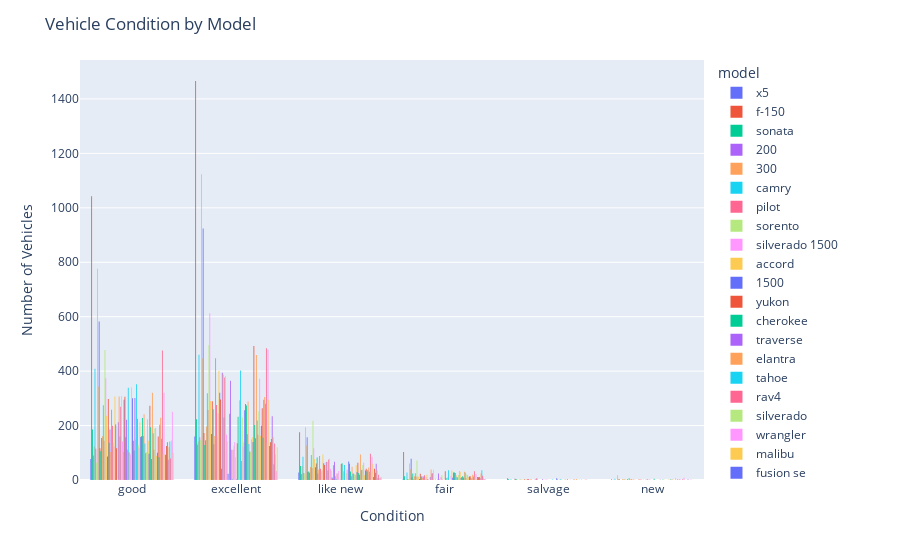

Notebook source saved alongside this figure:
### Markdown cell above
##### A histogram of vehicle conditions based on the vehicle's model

### Code cell
# Create the histogram
fig = px.histogram(vehicles, x="condition", color="model", barmode='group')
fig.update_layout(title_text='Vehicle Condition by Model', xaxis_title='Condition', yaxis_title='Number of Vehicles')
fig.show()
